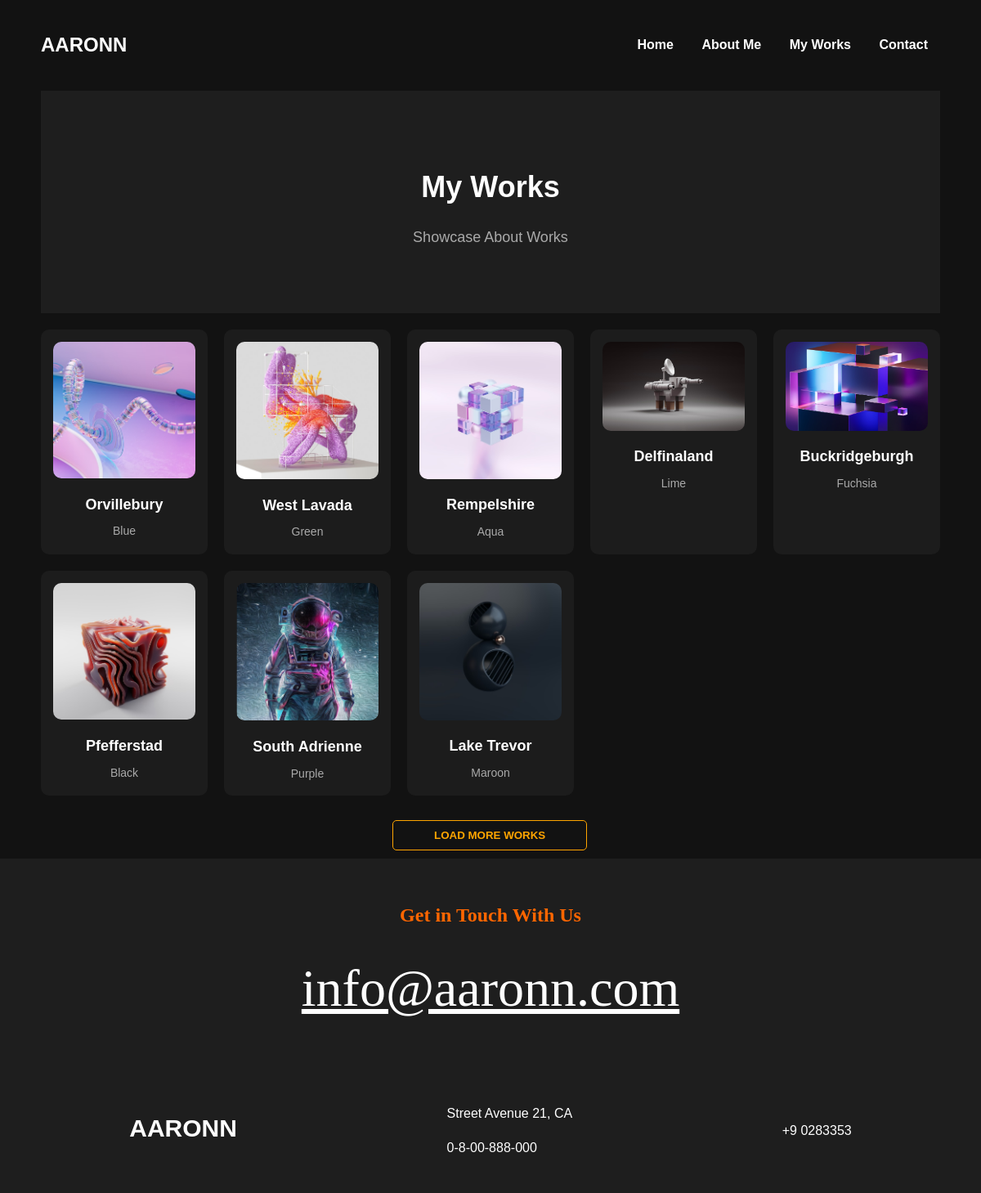
Page /mywork on the committed database.
### app1/models.py (models this page shows, shortened)
class works(models.Model):
    work_name=models.CharField(max_length=255)
    work_color=models.CharField(max_length=255)
    work_pic=models.CharField(max_length=255,blank=True,null=True)

### app1/views.py (the view)
# urls.py: path('mywork',my_work,name='work'),
def my_work(request):
    all_works=works.objects.all()
    context={
        'works':all_works
    }
    return render(request,'my_work.html',context)

### templates/my_work.html (shortened to what this page needs)
{% load static %}
<!DOCTYPE html>
<html lang="en">
<head>
</head>
<body>
    <header>
        <h1>AARONN</h1>
        <nav>
            <a href={% url 'home'%}>Home</a>
            <a href={% url 'aboutme'%}>About Me</a>
            <a href={% url 'work' %}>My Works</a>
            <a href={% url 'contact'%}>Contact</a>
        </nav>
    </header>
    <section class="works-section">
        <div class='works-section-content'>
            <h1>My Works</h1>
            <p>Showcase About Works</p>
        </div>
        <div class="works-grid">
            {% for work in works %}
                <div class="work-item">
                    <img src="{% static work.work_pic %}" alt="Orvillebury">
                    <h3>{{work.work_name}}</h3>
                    <span>{{work.work_color}}</span>
                </div>
            {% endfor %}
        </div>
        <button class="load-more">Load More Works</button>
    </section>
    <footer>
        <section class='footer-ini'>
          <div class="footer-cta">
            <h2>Get in Touch With Us</h2>
            <p><a href="mailto:info@aaronn.com">info@aaronn.com</a></p>
          </div>
        </section>
        <section class='footer'>
          <div class="footer-logo">
            <h2>AARONN</h2>
          </div>
          <div class="footer-info">
            <p>Street Avenue 21, CA</p>
            <p>0-8-00-888-000</p>
          </div>
          <div>
            <p>+9 0283353</p>
          </div>
        </section>
      </footer>
</body>
</html>

### templates/my_work.html (style rules this page uses)
body { margin: 0; font-family: 'Arial', sans-serif; background-color: #121212; color: #fff; line-height: 1.6; }
header { display: flex; justify-content: space-between; align-items: center; padding: 20px 50px; background-color: #121212; }
header h1 { font-size: 24px; }
nav a { text-decoration: none; margin: 0 15px; color: #fff; font-weight: bold; }
.works-section .works-section-content { text-align:center ; padding: 60px 0; margin: 0 50px; background: #1e1e1e; }
.works-section h1 { font-size: 36px; margin-bottom: 10px; }
.works-section p { font-size: 18px; color: #aaa; }
.works-grid { display: grid; grid-template-columns: repeat(auto-fit, minmax(200px, 1fr)); gap: 20px; padding: 20px 50px; }
.work-item { background: #1c1c1c; border-radius: 10px; overflow: hidden; text-align: center; padding: 15px; }
.work-item img { width: 100%; border-radius: 10px; }
.work-item h3 { margin: 10px 0 5px; font-size: 18px; }
.work-item span { font-size: 14px; color: #aaa; }
.load-more { display: inline-block; background: none; border: 1px solid orange; padding: 10px 50px; color: orange; text-transform: uppercase; font-weight: bold; border-radius: 5px; margin-top: 10px; margin-left:40%; cursor: pointer; }
.footer-ini { margin-top:10px; justify-content: space-around; text-align: center; padding: 30px; background: #1e1e1e; }
.footer-ini .footer-cta h2 { font-family:'Syne'; color: #ff6600; font-size:24px; }
.footer-ini .footer-cta a { font-family:'Syne'; color:rgb(255, 255, 255); font-size:64px; }
.footer { display: flex; justify-content: space-around; align-items: center; padding: 30px; background: #1e1e1e; }
.footer h2 { font-size:30px; }
.footer .footer-info p, footer p { margin-bottom: 10px; }

### rows in the picture
works: work_pic (picture), work_name "Orvillebury", work_color "Blue"
works: work_pic (picture), work_name "West Lavada", work_color "Green"
works: work_pic (picture), work_name "Rempelshire", work_color "Aqua"
works: work_pic (picture), work_name "Delfinaland", work_color "Lime"
works: work_pic (picture), work_name "Buckridgeburgh", work_color "Fuchsia"
works: work_pic (picture), work_name "Pfefferstad", work_color "Black"
works: work_pic (picture), work_name "South Adrienne", work_color "Purple"
works: work_pic (picture), work_name "Lake Trevor", work_color "Maroon"
